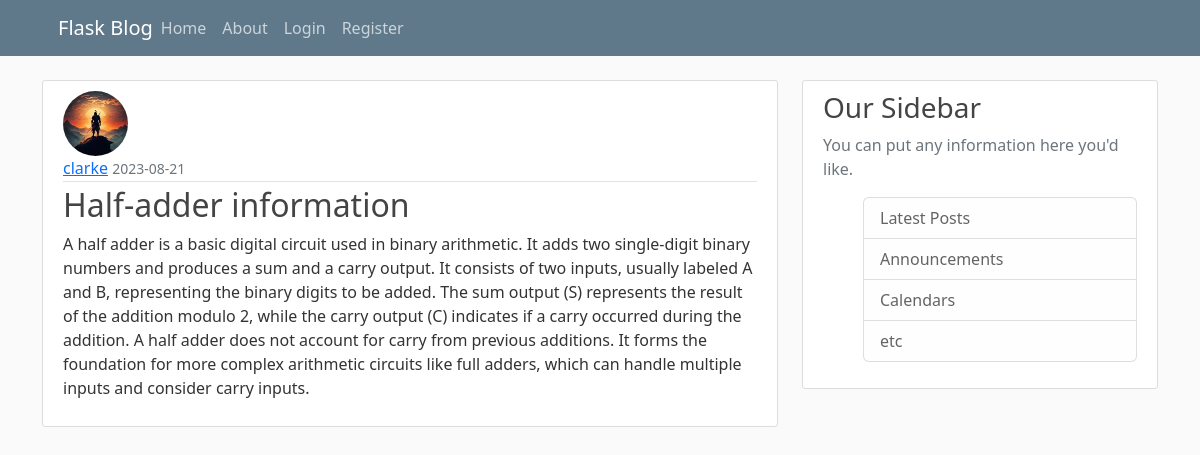
The page /post/25 on the database its author committed.
### flaskblog/models.py (models this page shows, shortened)
class User(db.Model,UserMixin) :
    id=db.Column(db.Integer,primary_key=True)
    username=db.Column(db.String(20),unique=True,nullable=False)
    email=db.Column(db.String(120),unique=True,nullable=False)
    image_file=db.Column(db.String(20),nullable=False,default='default.jpg')
    password=db.Column(db.String(60),nullable=False)
    posts=db.relationship('Post',backref='author',lazy=True)

class Post(db.Model) :
    id=db.Column(db.Integer,primary_key=True)
    title=db.Column(db.String(20),unique=True,nullable=False)
    date_posted=db.Column(db.DateTime,nullable=False,default=datetime.utcnow)
    content=db.Column(db.Text,nullable=False)
    user_id=db.Column(db.Integer,db.ForeignKey('user.id'),nullable=False)

### flaskblog/routes.py (the view)
@app.route("/post/<int:post_id>")
def post(post_id):
    post=Post.query.get_or_404(post_id)
    return render_template('post.html',title=post.title,post=post)

### flaskblog/templates/post.html (shortened to what this page needs)
{% extends "layout.html"%}
{%block content %}
    <article class="media content-section">
        <img class="rounded-circle article-img" src="{{url_for('static',filename='profile_pics/' + post.author.image_file)}}">
        <div class="media-body">
        <div class="article-metadata">
            <a class="mr-2" href="{{url_for('user_posts',username=post.author.username)}}">{{ post.author.username }}</a>
            <small class="text-muted">{{ post.date_posted.strftime('%Y-%m-%d') }}</small>
        </div>
        <h2 class="article-title">{{post.title}}</h2>
        <p class="article-content">{{ post.content }}</p>
        </div>
    </article>
{%endblock content%}

### flaskblog/static/main.css (style rules this page uses)
body { background: #fafafa; color: #333333; margin-top: 5rem; }
h1, h2, h3, h4, h5, h6 { color: #444444; }
.content-section { background: #ffffff; padding: 10px 20px; border: 1px solid #dddddd; border-radius: 3px; margin-bottom: 20px; }
.article-title { color: #444444; }
.article-content { white-space: pre-line; }
.article-img { height: 65px; width: 65px; margin-right: 16px; }
.article-metadata { padding-bottom: 1px; margin-bottom: 4px; border-bottom: 1px solid #e3e3e3 }

### rows shown on the page
User: image_file (picture), author.username "clarke"
Post: date_posted "2023-08-21", title "Half-adder information", content "A half adder is a basic digital circuit used in binary arithmetic. It adds two single-digit binary numbers and produces a sum and a carry output. It consists of two inputs, usually labeled A and B, representing the binary digits to be added. The sum output (S) represents the result of the addition modulo 2, while the carry output (C) indicates if a carry occurred during the addition. A half adder does not account for carry from previous additions. It forms the foundation for more complex arithmetic circuits like full adders, which can handle multiple inputs and consider carry inputs."
